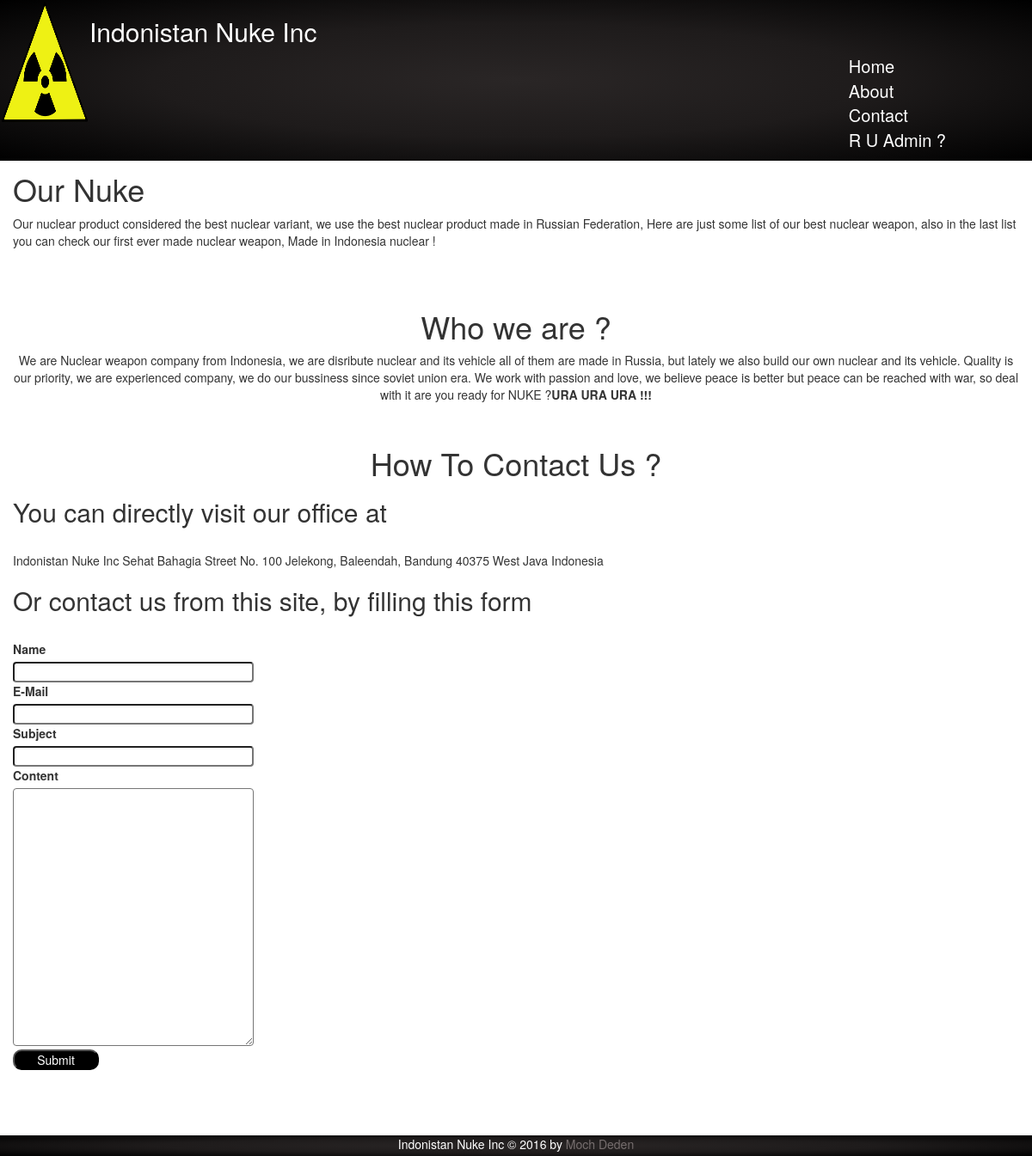
The page / on the database its author committed.
### tables this page shows
CREATE TABLE Home (
	id TINYINT PRIMARY KEY,
	header TEXT,
	content TEXT
);

CREATE TABLE About (
	id TINYINT PRIMARY KEY,
	header TEXT,
	content TEXT
);

CREATE TABLE Contact (
	id TINYINT PRIMARY KEY,
	header TEXT,
	address_header TEXT,
	address_content TEXT,
	form_header TEXT
);

### config.php (called while the page is built)
<?php
$config['project_root'] = 'prochcore';
$config['base_url']='http://127.0.0.1:8080/prochcore/';
$config['DB']['hostname']='127.0.0.1';
$config['DB']['username']='root';
$config['DB']['password']='indonesiaraya';
$config['DB']['database']='uas';

### function.php (called while the page is built, shortened)
<?php
function process_db($mysql_action) {
    require_once 'config.php';
    global $config;
    $mysqli = mysqli_connect(
                $config['DB']['hostname'],
                $config['DB']['username'],
                $config['DB']['password'],
                $config['DB']['database']);
    $result = $mysql_action($mysqli);
    return $result;
}
function read_table_by_id($table, $id) {
    return process_db(function($connection) use($table, $id) {
        $q = mysqli_query($connection, "SELECT * FROM $table WHERE id = $id;");
        $result = mysqli_fetch_assoc($q);
        return $result;
    });
}

### index.php (the view, shortened to what this page needs)
<?php
	require_once 'header.php';
	require_once 'function.php';
	$home = read_table_by_id('Home', 1);
	$about = read_table_by_id('About', 1);
	$contact = read_table_by_id('Contact', 1);
?>
	<div class="home row  upper-row" id="home" class="main">
			<h1><?php echo $home['header'] ?></h1>
			<p>
				<?php echo $home['content'] ?>
			</p>
	</div>
	<div id="about" class="main row">
		<h1><?php echo $about['header'] ?></h1>
		<p>
			<?php echo $about['content'] ?>
		</p>
	</div>
	<div id="contact" class="main row">
		<h1 class="row"><?php echo $contact['header'] ?></h1>
		<address>
			<h2><?php echo $contact['address_header'] ?></h2><br/>
			<?php echo $contact['address_content'] ?>
		</address>
		<form class="lower-container" method="POST" action="" id="contactForm">
			<h2><?php echo $contact['form_header'] ?></h2><br/>
			<label for="name">Name</label><br/>
			<input type="text" name="name" class="input" /> <br/>
			<label for="email">E-Mail</label><br/>
			<input type="email" name="email" class="input" /> <br/>
			<label for="subject">Subject</label><br/>
			<input type="text" name="subject" class="input" /> <br/>
			<label for="content">Content</label> <br/>
			<textarea name="content" class="input"></textarea><br/>
			<input type="submit" class="button"><br/>
		</form>
	</div>
<?php
require_once 'footer.php';
?>

### header.php (shortened to what this page needs)
<?php require_once 'config.php'; ?>
<!DOCTYPE html>
<html lang="en">
<head>
	<link rel="stylesheet"
	href="<?php echo $config['base_url'].'index.css' ?>">
	<link rel="stylesheet"
	href="<?php echo $config['base_url'].'bootstrap.min.css' ?>">
</head>
<body>
<div class="header">
	<a href="<?php echo $config['base_url']?>">
		<img src="<?php echo $config['base_url'].'images/logo.png'?>"
			 id="indonistanLogo"/>
	</a>
	<h2 id="indonistanName">Indonistan Nuke Inc</h2>
	<ul>
		<li class="menu-list">
		<a
		href="<?php echo $config['base_url'].'#home'?>" id="homeMenu" class="menu">Home</a></li>
		<li class="menu-list">
		<a
		href="<?php echo $config['base_url'].'#about'?>"
		id="aboutMenu" class="menu">About</a></li>
		<li class="menu-list">
		<a
		href="<?php echo $config['base_url'].'#contact'?>"
		id="contactMenu" class="menu">Contact</a></li>
		<li class="menu-list">
		<a
		href="<?php echo $config['base_url'].'admin/homeadmin.php'?>"
		id="contactMenu" class="menu">R U Admin ? </a></li>
	</ul>
</div>
<div class="container">

### footer.php
</div>
<div class="footer">
	Indonistan Nuke Inc &copy 2016 by
	<a href="http://github.com/selesdepselesnul">Moch Deden</a>
</div>
</body>
</html>

### index.css (style rules this page uses)
* { margin: 0px; padding: 0px; }
.main { margin-top: 20px; }
.lower-container { margin-bottom: 100px; }
.footer > a { color: #766e6e; }
.header, .footer { background: #000000; background: -webkit-radial-gradient(#2a2626, #1e1b1b, #000000); background: -o-radial-gradient(#2a2626, #1e1b1b, #000000); background: -moz-radial-gradient(#2a2626, #1e1b1b, #000000); background: radial-gradient(#2a2626, #1e1b1b, #000000); position: fixed; width: 100%; z-index: 1; }
#indonistanLogo { float: left; margin: 2px; width: 100px; height: 140px; display: block; }
#indonistanName { color: white; display: block; }
.menu { color: white; font-size: 20px; }
ul { float: right; }
.menu-list { list-style: none; margin-right: 100px; font-size: 20px; }
.container { position: relative; top: 120px; }
#about { text-align: center; clear: left; }
#contact > h1 { text-align: center; }
.input { border-radius: 4px; width: 280px; }
.upper-row { margin-top: 60px; margin-bottom: 40px; }
textarea { height: 300px; }
.button { background-color: black; color: white; cursor: pointer; border-radius: 10px; width: 100px; }
.footer { color: white; text-align: center; bottom: 0px; height: 24px; }

### rows shown on the page
home: header "Our Nuke", content "Our nuclear product considered the best nuclear variant, we use the best nuclear product made in Russian Federation, Here are just some list of our best nuclear weapon, also in the last list you can check our first ever made nuclear weapon, Made in Indonesia nuclear !"
about: header "Who we are ?", content "We are Nuclear weapon company from Indonesia, we are disribute nuclear and its vehicle all of them are made in Russia, but lately we also build our own nuclear and its vehicle. Quality is our priority, we are experienced company, we do our bussiness since soviet union era. We work with passion and love, we believe peace is better but peace can be reached with war, so deal with it are you ready for NUKE ? URA URA URA !!!"
contact: header "How To Contact Us ?", address_header "You can directly visit our office at", address_content "Indonistan Nuke Inc Sehat Bahagia Street No. 100 Jelekong, Baleendah, Bandung 40375 West Java Indonesia", form_header "Or contact us from this site, by filling this form"
